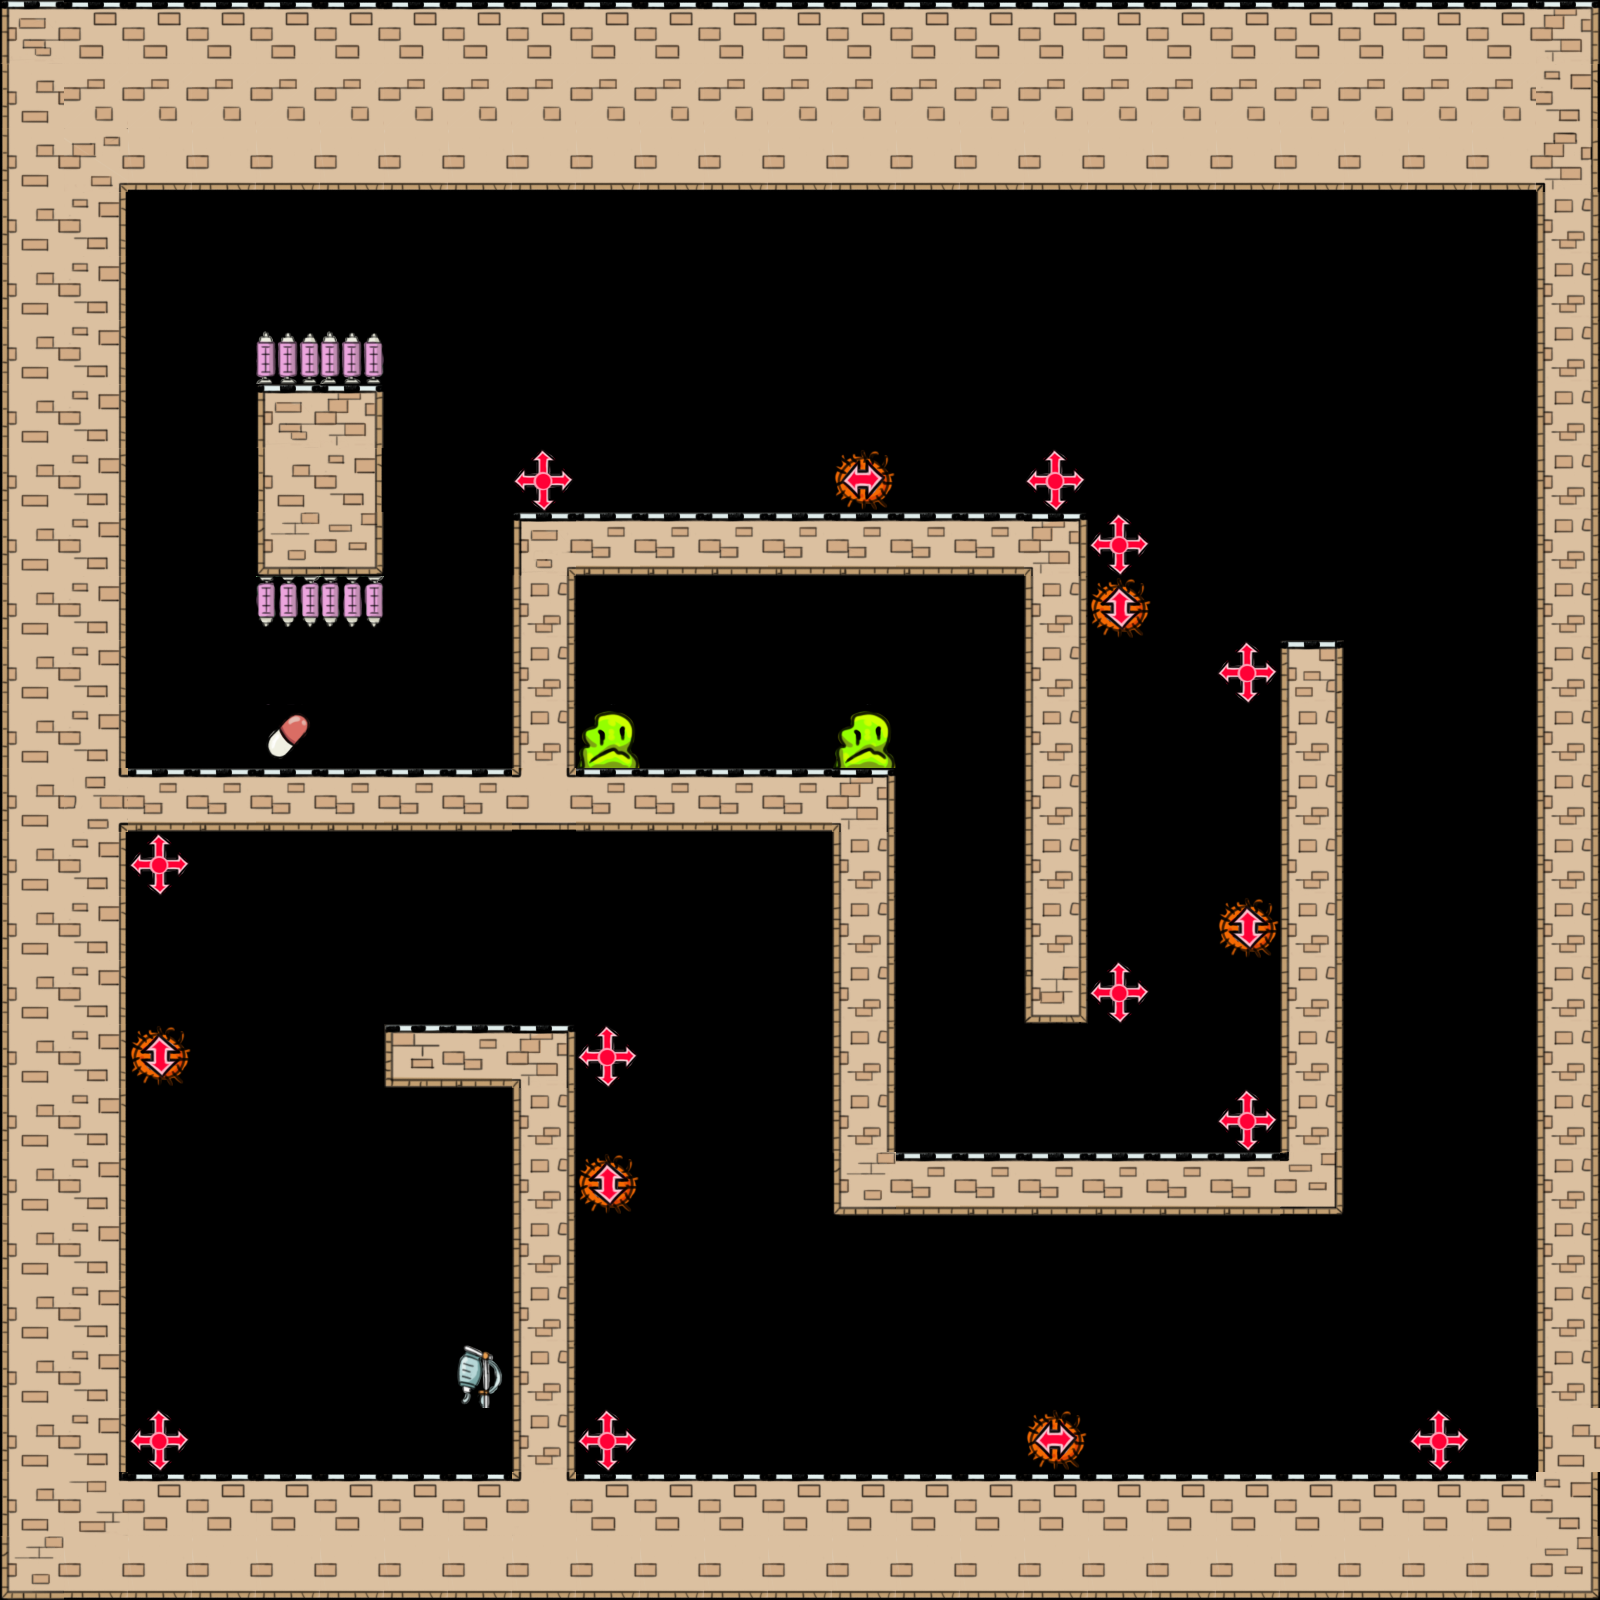

Tiled map render using the project's own tile images. Description and the whole map definition, tile-layer contents included, below:
An orthogonal 25x25 tile map with 64x64 px tiles, 1 tile layer (Tile Layer 1).

<map version="1.2" tiledversion="1.3.1" orientation="orthogonal" renderorder="left-up" compressionlevel="0" width="25" height="25" tilewidth="64" tileheight="64" infinite="0" nextlayerid="2" nextobjectid="1">
 <tileset firstgid="1" name="SpriteSheet" tilewidth="64" tileheight="64" tilecount="70" columns="10">
  <image source="SpriteSheet.png" width="640" height="448" />
 </tileset>
 <layer id="1" name="Tile Layer 1" width="25" height="25">
  <data encoding="csv">
9,6,6,6,6,6,6,6,6,6,6,6,6,6,6,6,6,6,6,6,6,6,6,6,10,
7,1,1,1,1,1,1,1,1,1,1,1,1,1,1,1,1,1,1,1,1,1,1,1,8,
7,13,5,5,5,5,5,5,5,5,5,5,5,5,5,5,5,5,5,5,5,5,5,5,18,
7,8,66,65,65,65,65,65,65,65,65,65,65,65,65,65,65,65,65,65,65,65,65,0,30,
7,8,65,65,66,66,66,66,65,65,65,65,65,65,65,65,65,65,65,65,65,65,65,0,30,
7,8,65,65,51,51,65,66,66,65,65,65,65,65,65,65,65,65,65,65,65,65,65,0,30,
7,8,65,65,9,10,65,65,65,65,65,65,65,65,65,65,65,65,65,65,65,65,65,0,30,
7,8,65,65,7,8,67,67,64,67,67,67,67,62,67,67,64,65,65,65,65,65,65,0,30,
7,8,65,65,19,20,65,65,11,3,3,3,3,3,3,3,12,64,67,65,65,66,65,0,30,
7,8,65,65,53,53,65,65,30,65,65,65,65,65,65,65,30,63,65,65,65,66,65,0,30,
7,8,65,65,65,65,65,65,30,65,65,41,65,65,65,65,30,65,65,64,29,66,65,0,30,
7,8,65,65,59,65,65,65,30,60,65,65,65,60,65,65,30,65,65,67,30,66,65,0,30,
7,40,3,3,3,3,3,3,34,3,3,3,3,12,65,65,30,65,67,67,30,66,65,0,30,
7,8,64,65,65,65,65,65,65,65,65,65,65,30,66,65,30,65,67,67,30,66,65,0,30,
7,8,65,65,65,65,65,65,65,65,65,65,65,30,65,65,30,65,67,63,30,66,65,0,30,
7,8,65,65,65,65,65,65,65,65,65,65,65,30,65,65,31,64,67,67,30,66,66,0,30,
7,8,63,65,0,0,2,3,12,64,65,65,65,30,65,65,65,65,67,67,30,66,66,0,30,
7,8,65,65,65,65,65,65,30,65,65,65,65,30,65,65,65,65,67,64,30,66,66,0,30,
7,8,65,65,65,65,65,65,30,63,65,65,65,19,3,3,3,3,3,3,22,66,65,0,30,
7,8,65,65,65,65,65,65,30,0,0,0,0,0,0,65,65,65,65,65,65,65,65,0,30,
7,8,65,65,65,0,65,0,30,65,65,65,65,65,65,0,0,0,0,0,65,65,65,0,30,
7,8,0,65,65,65,65,50,30,0,0,0,0,0,0,0,0,0,65,0,0,0,0,0,30,
7,8,64,65,65,65,65,65,30,64,65,65,65,65,65,65,62,65,65,65,65,65,64,0,7,
7,23,6,6,6,6,6,6,38,6,6,6,6,6,6,6,6,6,6,6,6,6,6,6,8,
19,5,5,5,5,5,5,5,5,5,5,5,5,5,5,5,5,5,5,5,5,5,5,5,20
</data>
 </layer>
</map>
